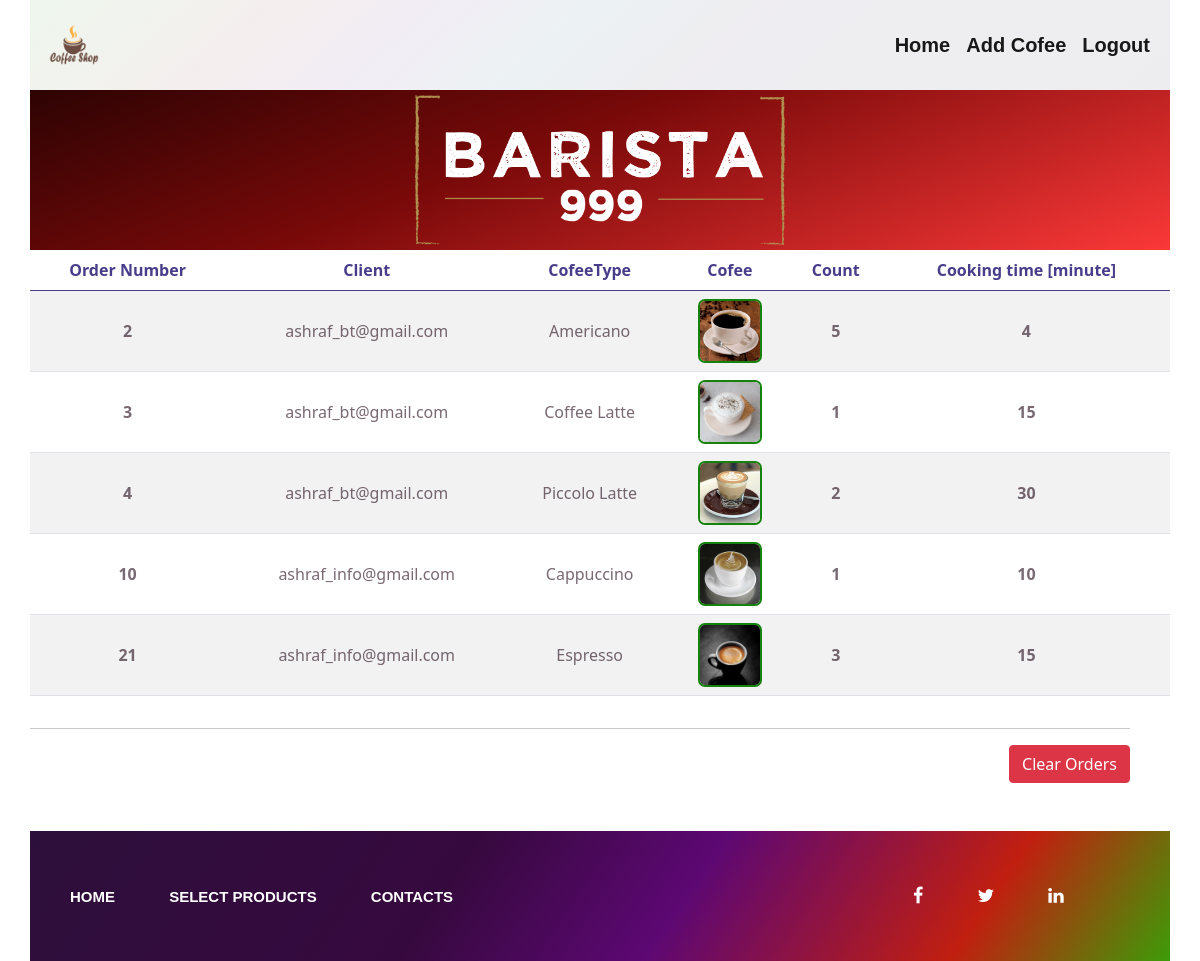
Screenshot of /employlog with the database file from the repository.
### tables this page shows
CREATE TABLE "tblCoffee" (
	"id"	INTEGER,
	"name"	TEXT,
	"price"	REAL,
	"img"	INTEGER,
	"content"	TEXT,
	"preparationTime"	INTEGER,
	PRIMARY KEY("id" AUTOINCREMENT)
);

CREATE TABLE "orderTable" (
	"id"	INTEGER,
	"client_id"	INTEGER,
	"coffeType"	INTEGER,
	"count"	INTEGER,
	"orderDate"	NUMERIC NOT NULL,
	"preparationTime"	INTEGER,
	PRIMARY KEY("id" AUTOINCREMENT)
);

CREATE TABLE "tblClient" (
	"id"	INTEGER,
	"phone"	TEXT,
	"email"	TEXT,
	"password"	TEXT,
	PRIMARY KEY("id" AUTOINCREMENT)
);

### app.py (the view)
@app.route("/employlog")
@app.route("/barista-login", methods=["GET", "POST"])
def baristaprofile():
    if request.method == "POST":
        dtb = db.execute("SELECT orderTable.id, email,name, img, count, tblCoffee.preparationTime FROM orderTable JOIN tblCoffee ON tblCoffee.id = orderTable.coffeType JOIN tblClient ON tblClient.id = orderTable.client_id")
        return render_template("barista.html", baristadb=dtb)
    else:
        dtb = db.execute("SELECT orderTable.id, email,name, img, count, tblCoffee.preparationTime FROM orderTable JOIN tblCoffee ON tblCoffee.id = orderTable.coffeType JOIN tblClient ON tblClient.id = orderTable.client_id")
        print("GET Barista")
        return render_template("barista.html", baristadb=dtb)

### app.py (called while the page is built)
@app.after_request
def after_request(response):
    response.headers["Cache-Control"] = "no-cache, no-store, must-revalidate"
    response.headers["Expires"] = 0
    response.headers["Pragma"] = "no-cache"
    return response

### templates/barista.html (shortened to what this page needs)
{% extends "layout.html" %}
{% block main %}
<div class="container">
    {% include "parts/header3.html" %}
</div>
<div class="container barprof">
    <img src="/static/img/inc/Barista-999-Logo.png" alt="" height="150px">
</div>
<div class="container barprof-dep">
    <table class="table table-striped table-hover">
        <thead>
          <tr>
            <th scope="col">Order Number</th>
            <th scope="col">Client</th>
            <th scope="col">CofeeType</th>
            <th scope="col">Cofee</th>
            <th scope="col">Count</th>
            <th scope="col">Cooking time [minute]</th>
          </tr>
        </thead>
        <tbody>
        {% for order in baristadb %}
            <tr class="text-center align-middle">
              <th scope="row">{{ order['id']}}</th>
              <td>{{ order['email']}}</td>
              <td>{{ order['name']}}</td>
              <td><img src="/static/img/coffee/{{ order['img']}}" alt="{{ order['img']}}"> </td>
              <th>{{ order['count']}}</th>
              <th>{{ order['preparationTime']}}</th>
            </tr>
        {% endfor %}
        </tbody>
    </table>
</div>
<div class="container text-end justify-content-end" style="padding-right: 40px;">
    <hr>
    <a href="" style="text-decoration: none; padding: 0;"><button type="button" class="btn btn-danger">Clear Orders</button></a>
</div>
{% endblock %}

### templates/layout.html (shortened to what this page needs)
<!DOCTYPE html>
<html lang="en">
<head>
    <link rel="stylesheet" href="/static/css/font-awesome.min.css">
    <link rel="stylesheet" href="/static/css/bootstrap.min.css">
    <link rel="stylesheet" type="text/css" href="/static/css/input-numspin.min.css" />
    <link rel="stylesheet" href="/static/css/style.css">
</head>
<body>
    <div class="container">
        {% block main %}{% endblock %}
    </div>
    <br><br>
    <footer class="footer">
        <div class="container">
            {% extends "parts/footer.html" %}

### templates/parts/header3.html (shortened to what this page needs)
<div class="header">
    <nav class="navbar navbar-expand-lg navbar-light bg-light">
    <div class="container-fluid">
      <a class="navbar-brand" href="/"><img src="/static/img/favicon.png" alt="" style="width: 64px; height: 64px;"></a>
      <div class="collapse navbar-collapse" id="navbarText">
        <span class="navbar-text">
            <ul class="navbar-nav me-auto mb-2 mb-lg-0">
                <li class="nav-item">
                  <a class="nav-link active" aria-current="page" href="/barista-login">Home</a>
                </li>
                <li class="nav-item">
                  <a class="nav-link active" aria-current="page" href="/barista-addcofee">Add Cofee</a>
                </li>
                <li class="nav-item">
                  <a class="nav-link active" aria-current="page" href="/logout">Logout</a>
                </li>
              </ul>
        </span>
      </div>
    </div>
    </nav>
</div>

### templates/parts/footer.html (shortened to what this page needs)
<div class="row">
    <div class="col-md-12">
        <div class="footer-bg">
            <div class="row">
                <div class="col-md-9">
                    <div class="footer-menu">
                        <ul>
                            <li class="active"><a href="/">home</a></li>
                            <li><a href="/profile">Select Products</a></li>
                            <li><a href="/contacts">Contacts</a></li>
                        </ul>
                    </div>
                </div>
                <div class="col-md-3">
                    <div class="footer-icon">
                        <p>
                            <a href="#"><i class="fa fa-facebook" aria-hidden="true"></i></a>
                            <a href="#"><i class="fa fa-twitter" aria-hidden="true"></i></a>
                            <a href="#"><i class="fa fa-linkedin" aria-hidden="true"></i></a>
                        </p>
                    </div>
                </div>
            </div>
        </div>
    </div>
</div>

### static/css/style.css (style rules this page uses)
.header nav { background: rgb(45,15,59); background: linear-gradient(318deg, rgba(45,15,59,0.05) 0%, rgba(54,9,62,0.05) 41%, rgba(8,105,115,0.05) 54%, rgba(129,21,154,0.05) 67%, rgba(167,30,17,0.05) 79%, rgba(73,203,0,0.05) 98%); }
.header nav li { font-weight: bold; font-size: 20px; font-family: Arial, Helvetica, sans-serif; }
.container { padding: 0; }
.container .barprof { height: 160px; padding-top: 5px; padding-bottom: 5px; text-align: center; background: rgb(46,3,3); background: linear-gradient(159deg, rgba(46,3,3,1) 0%, rgba(121,9,9,1) 42%, rgba(251,56,56,1) 100%); display: flex; justify-content: center; }
.container .barprof-dep { text-align: center; display: flex; justify-content: center; }
.container .barprof-dep table thead { color: darkslateblue; }
.container .barprof-dep table tbody tr { color: rgba(28, 3, 20, 0.596); }
.container .barprof-dep img { width: 64px; height: 64px; border-radius: 7px; border: 2px solid #15820d; }
footer.footer { height: 130px; }
footer .footer-bg { background: rgb(45,15,59); background: linear-gradient(124deg, rgba(45,15,59,1) 0%, rgba(54,9,62,1) 37%, rgba(93,8,115,1) 57%, rgba(193,31,16,1) 82%, rgba(61,156,8,1) 100%); height: 130px; overflow: hidden; }
footer.footer .footer-menu { margin: 0 }
footer.footer .footer-menu ul { line-height: 130px; margin: 0; padding: 0; }
footer.footer .footer-menu ul li { display: inline; list-style: outside none none; margin: 0; padding: 30px 0px; }
footer.footer .footer-menu ul li a { color: #fff; font-family: "Raleway", sans-serif; font-size: 15px; font-weight: bold; line-height: 70px; margin-left: 40px; padding: 26px 10px 26px 0; text-decoration: none; text-transform: uppercase; }
footer.footer .footer-icon p { float: right; line-height: 130px; }
footer.footer .footer-icon p i { color: #fff; font-size: 18px; margin-right: 30px; padding: 10px; }

### rows the page displays
tblCoffee: id "2", email "ashraf_bt@gmail.com", name "Americano", img (picture), count "5", preparationTime "4"
tblCoffee: id "3", email "ashraf_bt@gmail.com", name "Coffee Latte", img (picture), count "1", preparationTime "15"
tblCoffee: id "4", email "ashraf_bt@gmail.com", name "Piccolo Latte", img (picture), count "2", preparationTime "30"
tblCoffee: id "10", email "ashraf_info@gmail.com", name "Cappuccino", img (picture), count "1", preparationTime "10"
tblCoffee: id "21", email "ashraf_info@gmail.com", name "Espresso", img (picture), count "3", preparationTime "15"
